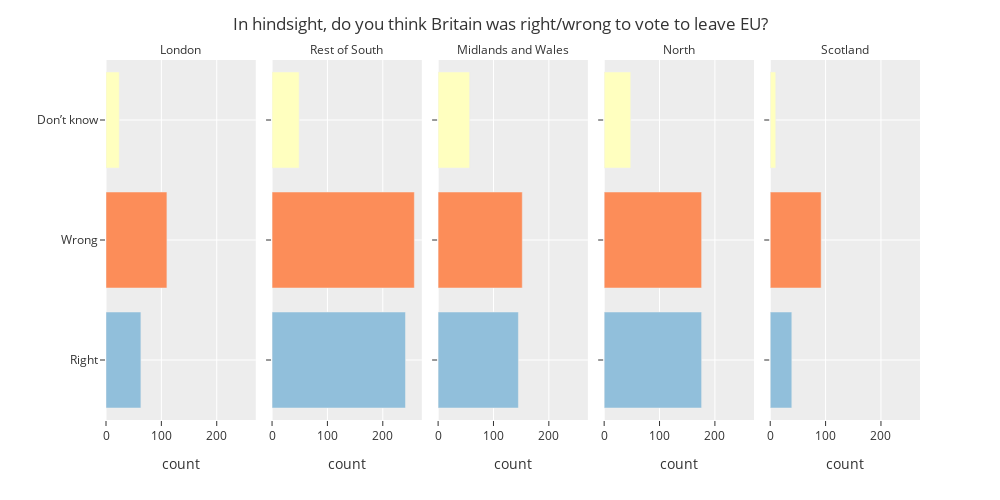

Notebook code for this chart:
### Markdown cell above
## Selecting meaningful colors.

[colorbrewer.org](https://colorbrewer2.org/)

Here is an example where colors were picked on the website above and the the codes were put into the color_discrete_map.

### Code cell
my_categories = ['London','Rest of South','Midlands and Wales','North','Scotland']

fig = px.bar(DF_plot,y='vote',x='count',
             color='vote',
             facet_col='location',
             color_discrete_map={'Right':'#91bfdb','Wrong':'#fc8d59',"Don’t know":'#ffffbf'})

fig.for_each_annotation(lambda a: a.update(text=a.text.split("=")[1]))

my_categories = ['Dont know','Right','Wrong']
fig.update_layout(yaxis={'categoryorder': 'array', 'categoryarray': my_categories},
                  title='In hindsight, do you think Britain was right/wrong to vote to leave EU?',
                  yaxis_title="",
                  template='ggplot2',
                  legend_title='Location',
                  autosize=False,
                  width=1000,
                  height=500,
                 showlegend=False)

fig.show()

### Figure 1 — Plotly figure (JSON) as saved in the notebook; plotly's stock layout.template omitted (floating-point values rounded to 4 significant figures)
{"data": [{"hovertemplate": "vote=%{y}<br>location=London<br>count=%{x}<extra></extra>", "legendgroup": "Right", "marker": {"color": "#91bfdb", "pattern": {"shape": ""}}, "name": "Right", "orientation": "h", "showlegend": true, "textposition": "auto", "type": "bar", "x": [63], "xaxis": "x", "y": ["Right"], "yaxis": "y"}, {"hovertemplate": "vote=%{y}<br>location=Rest of South<br>count=%{x}<extra></extra>", "legendgroup": "Right", "marker": {"color": "#91bfdb", "pattern": {"shape": ""}}, "name": "Right", "orientation": "h", "showlegend": false, "textposition": "auto", "type": "bar", "x": [241], "xaxis": "x2", "y": ["Right"], "yaxis": "y2"}, {"hovertemplate": "vote=%{y}<br>location=Midlands and Wales<br>count=%{x}<extra></extra>", "legendgroup": "Right", "marker": {"color": "#91bfdb", "pattern": {"shape": ""}}, "name": "Right", "orientation": "h", "showlegend": false, "textposition": "auto", "type": "bar", "x": [145], "xaxis": "x3", "y": ["Right"], "yaxis": "y3"}, {"hovertemplate": "vote=%{y}<br>location=North<br>count=%{x}<extra></extra>", "legendgroup": "Right", "marker": {"color": "#91bfdb", "pattern": {"shape": ""}}, "name": "Right", "orientation": "h", "showlegend": false, "textposition": "auto", "type": "bar", "x": [176], "xaxis": "x4", "y": ["Right"], "yaxis": "y4"}, {"hovertemplate": "vote=%{y}<br>location=Scotland<br>count=%{x}<extra></extra>", "legendgroup": "Right", "marker": {"color": "#91bfdb", "pattern": {"shape": ""}}, "name": "Right", "orientation": "h", "showlegend": false, "textposition": "auto", "type": "bar", "x": [39], "xaxis": "x5", "y": ["Right"], "yaxis": "y5"}, {"hovertemplate": "vote=%{y}<br>location=London<br>count=%{x}<extra></extra>", "legendgroup": "Wrong", "marker": {"color": "#fc8d59", "pattern": {"shape": ""}}, "name": "Wrong", "orientation": "h", "showlegend": true, "textposition": "auto", "type": "bar", "x": [110], "xaxis": "x", "y": ["Wrong"], "yaxis": "y"}, {"hovertemplate": "vote=%{y}<br>location=Rest of South<br>count=%{x}<extra></extra>", "legendgroup": "Wrong", "marker": {"color": "#fc8d59", "pattern": {"shape": ""}}, "name": "Wrong", "orientation": "h", "showlegend": false, "textposition": "auto", "type": "bar", "x": [257], "xaxis": "x2", "y": ["Wrong"], "yaxis": "y2"}, {"hovertemplate": "vote=%{y}<br>location=Midlands and Wales<br>count=%{x}<extra></extra>", "legendgroup": "Wrong", "marker": {"color": "#fc8d59", "pattern": {"shape": ""}}, "name": "Wrong", "orientation": "h", "showlegend": false, "textposition": "auto", "type": "bar", "x": [152], "xaxis": "x3", "y": ["Wrong"], "yaxis": "y3"}, {"hovertemplate": "vote=%{y}<br>location=North<br>count=%{x}<extra></extra>", "legendgroup": "Wrong", "marker": {"color": "#fc8d59", "pattern": {"shape": ""}}, "name": "Wrong", "orientation": "h", "showlegend": false, "textposition": "auto", "type": "bar", "x": [176], "xaxis": "x4", "y": ["Wrong"], "yaxis": "y4"}, {"hovertemplate": "vote=%{y}<br>location=Scotland<br>count=%{x}<extra></extra>", "legendgroup": "Wrong", "marker": {"color": "#fc8d59", "pattern": {"shape": ""}}, "name": "Wrong", "orientation": "h", "showlegend": false, "textposition": "auto", "type": "bar", "x": [92], "xaxis": "x5", "y": ["Wrong"], "yaxis": "y5"}, {"hovertemplate": "vote=%{y}<br>location=London<br>count=%{x}<extra></extra>", "legendgroup": "Don’t know", "marker": {"color": "#ffffbf", "pattern": {"shape": ""}}, "name": "Don’t know", "orientation": "h", "showlegend": true, "textposition": "auto", "type": "bar", "x": [24], "xaxis": "x", "y": ["Don’t know"], "yaxis": "y"}, {"hovertemplate": "vote=%{y}<br>location=Rest of South<br>count=%{x}<extra></extra>", "legendgroup": "Don’t know", "marker": {"color": "#ffffbf", "pattern": {"shape": ""}}, "name": "Don’t know", "orientation": "h", "showlegend": false, "textposition": "auto", "type": "bar", "x": [49], "xaxis": "x2", "y": ["Don’t know"], "yaxis": "y2"}, {"hovertemplate": "vote=%{y}<br>location=Midlands and Wales<br>count=%{x}<extra></extra>", "legendgroup": "Don’t know", "marker": {"color": "#ffffbf", "pattern": {"shape": ""}}, "name": "Don’t know", "orientation": "h", "showlegend": false, "textposition": "auto", "type": "bar", "x": [57], "xaxis": "x3", "y": ["Don’t know"], "yaxis": "y3"}, {"hovertemplate": "vote=%{y}<br>location=North<br>count=%{x}<extra></extra>", "legendgroup": "Don’t know", "marker": {"color": "#ffffbf", "pattern": {"shape": ""}}, "name": "Don’t know", "orientation": "h", "showlegend": false, "textposition": "auto", "type": "bar", "x": [48], "xaxis": "x4", "y": ["Don’t know"], "yaxis": "y4"}, {"hovertemplate": "vote=%{y}<br>location=Scotland<br>count=%{x}<extra></extra>", "legendgroup": "Don’t know", "marker": {"color": "#ffffbf", "pattern": {"shape": ""}}, "name": "Don’t know", "orientation": "h", "showlegend": false, "textposition": "auto", "type": "bar", "x": [10], "xaxis": "x5", "y": ["Don’t know"], "yaxis": "y5"}], "layout": {"annotations": [{"font": {}, "showarrow": false, "text": "London", "x": 0.092, "xanchor": "center", "xref": "paper", "y": 1, "yanchor": "bottom", "yref": "paper"}, {"font": {}, "showarrow": false, "text": "Rest of South", "x": 0.296, "xanchor": "center", "xref": "paper", "y": 1, "yanchor": "bottom", "yref": "paper"}, {"font": {}, "showarrow": false, "text": "Midlands and Wales", "x": 0.5, "xanchor": "center", "xref": "paper", "y": 1, "yanchor": "bottom", "yref": "paper"}, {"font": {}, "showarrow": false, "text": "North", "x": 0.704, "xanchor": "center", "xref": "paper", "y": 1, "yanchor": "bottom", "yref": "paper"}, {"font": {}, "showarrow": false, "text": "Scotland", "x": 0.908, "xanchor": "center", "xref": "paper", "y": 1, "yanchor": "bottom", "yref": "paper"}], "autosize": false, "barmode": "relative", "height": 500, "legend": {"title": {"text": "Location"}, "tracegroupgap": 0}, "margin": {"t": 60}, "showlegend": false, "title": {"text": "In hindsight, do you think Britain was right/wrong to vote to leave EU?"}, "width": 1000, "xaxis": {"anchor": "y", "domain": [0, 0.184], "title": {"text": "count"}}, "xaxis2": {"anchor": "y2", "domain": [0.204, 0.388], "matches": "x", "title": {"text": "count"}}, "xaxis3": {"anchor": "y3", "domain": [0.408, 0.592], "matches": "x", "title": {"text": "count"}}, "xaxis4": {"anchor": "y4", "domain": [0.612, 0.796], "matches": "x", "title": {"text": "count"}}, "xaxis5": {"anchor": "y5", "domain": [0.816, 1], "matches": "x", "title": {"text": "count"}}, "yaxis": {"anchor": "x", "categoryarray": ["Dont know", "Right", "Wrong"], "categoryorder": "array", "domain": [0, 1], "title": {"text": ""}}, "yaxis2": {"anchor": "x2", "domain": [0, 1], "matches": "y", "showticklabels": false}, "yaxis3": {"anchor": "x3", "domain": [0, 1], "matches": "y", "showticklabels": false}, "yaxis4": {"anchor": "x4", "domain": [0, 1], "matches": "y", "showticklabels": false}, "yaxis5": {"anchor": "x5", "domain": [0, 1], "matches": "y", "showticklabels": false}}}
